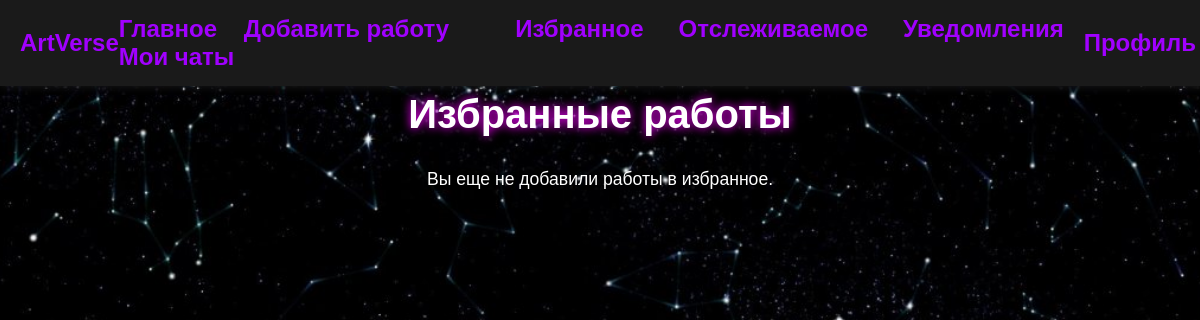
Before: /users/favorite_artworks/ (signed in) with the older database file.
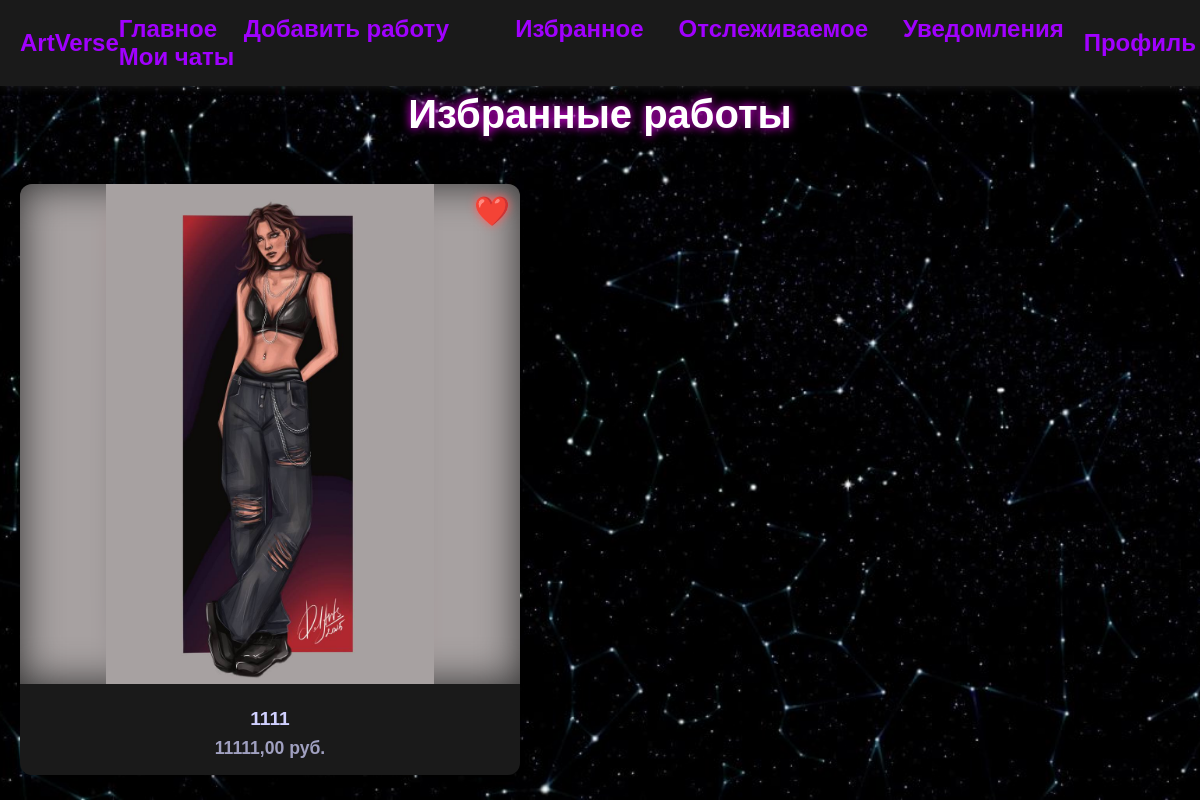
After: the same page with the newer database file.
### users/models.py (models this page shows, shortened)
class FavoriteArtworks(models.Model):
    user = models.ForeignKey(User, on_delete=models.CASCADE, related_name="favorite_artworks")
    artwork = models.ForeignKey(ArtworkForSale, on_delete=models.CASCADE, related_name="favorited_by")
    class Meta:
        unique_together = ("user", "artwork")

class ArtworkForSale(models.Model):
    CATEGORY_CHOICES = [
        ('Популярное', 'Популярное'),
        ('Природа', 'Природа'),
        ('Абстракция', 'Абстракция'),
        ('Аниме', 'Аниме'),
        ('Оригинальные персонажи', 'Оригинальные персонажи'),
        ('Фан-Арт', 'Фан-Арт'),
    ]
    user = models.ForeignKey(User, on_delete=models.CASCADE, related_name='artworks_for_sale')
    image = models.ImageField(upload_to='artworks/')
    title = models.CharField(max_length=255, verbose_name="Название работы")
    description = models.TextField(blank=True, verbose_name="Описание")
    price = models.DecimalField(max_digits=10, decimal_places=2, verbose_name="Цена")
    category = models.CharField(max_length=40, choices=CATEGORY_CHOICES, default='featured', verbose_name="Категория")
    is_sold = models.BooleanField(default=False, verbose_name="Продано")
    uploaded_at = models.DateTimeField(auto_now_add=True)

### users/views.py (the view)
# urls.py: path("favorite_artworks/", views.favorite_artworks_list, name="favorite_artworks"),
@login_required
def favorite_artworks_list(request):
    favorite_artworks = FavoriteArtworks.objects.filter(user=request.user).select_related("artwork")
    return render(request, "users/favorite_artworks.html", {"favorite_artworks": favorite_artworks})

### users/templates/users/favorite_artworks.html (shortened to what this page needs)
{% extends "base.html" %}
{% load static %}
{% block extra_css %}
<link rel="stylesheet" href="{% static 'users/css/favorite.css' %}">
{% endblock %}
{% block content %}
<h1>Избранные работы</h1>
{% if favorite_artworks %}
    <div class="artworks-container">
        {% for fav in favorite_artworks %}
            <div class="artwork-card">
                <div class="artwork-image-container">
                    <a href="{% url 'users:artwork_detail' fav.artwork.id %}">
                        <img src="{{ fav.artwork.image.url }}" alt="{{ fav.artwork.title }}">
                    </a>
                    <div class="favorite-heart" onclick="toggleFavoriteArtwork({{ fav.artwork.id }}, this)">
                        ❤️
                    </div>
                </div>
                <div class="artwork-info">
                    <h3>{{ fav.artwork.title }}</h3>
                    <p>{{ fav.artwork.price }} руб.</p>
                </div>
            </div>
        {% endfor %}
    </div>
{% else %}
    <p>Вы еще не добавили работы в избранное.</p>
{% endif %}
{% endblock %}

Changed rows visible on the page:
added FavoriteArtworks: artwork.image (picture), artwork "1111", artwork.price "11111,00"
Other visible differences:
text no longer shown: "Вы еще не добавили работы в избранное."
